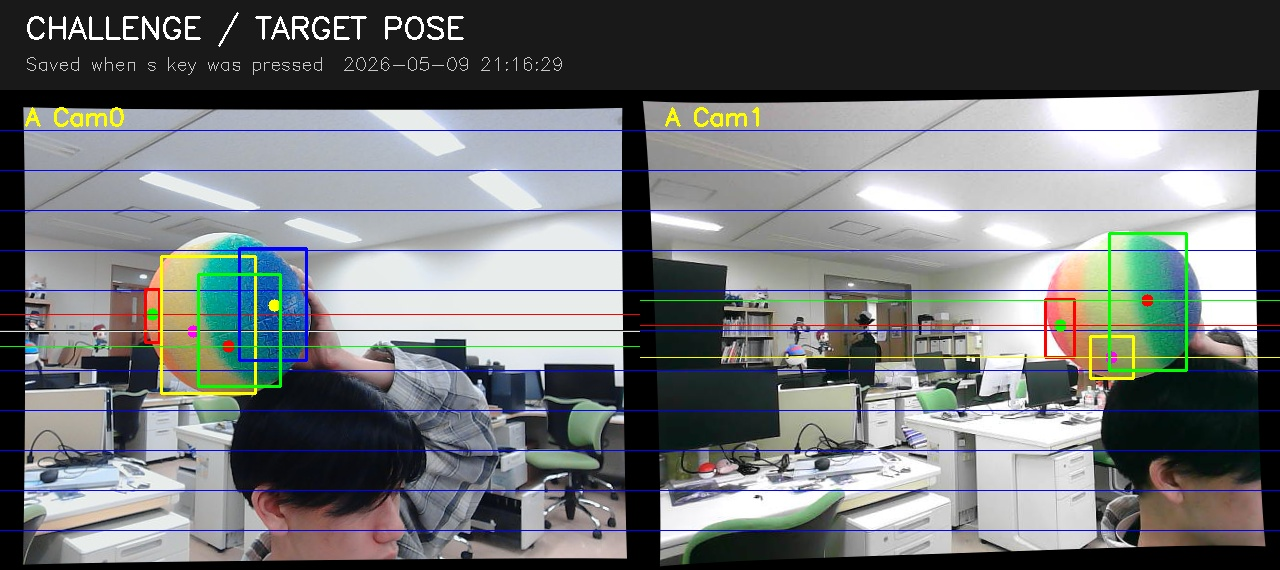
#> input picture pose_photos/session_20260509_211629/challenge_pose_20260509_211629.jpg, 1280 x 570 px
$ python -i green_3d_from_calibration_ver2.py   (imports and definitions only)
#> lines starting #> are read from the running program, lines starting #| are printed output that depends on the picture; after the words box and inside, x2 and y2 are one past the last pixel; in counts of white or black regions, pixels touching at a corner belong together
#> further down, picture is the input picture: shape (570, 1280, 3); mean B, G, R 118.2, 116.7, 113.6
import cv2
import numpy as np

# =========================
# 設定
# =========================
CALIB_FILE = r"calibration_images\calib_20260422_115004\stereo_calibration_result_auto_selected.npz"

CAM0_INDEX = 0   # 例: ノートPC内蔵カメラ or USBカメラ
CAM1_INDEX = 1   # 例: DroidCam / USBカメラ

# 緑のHSV範囲（必要に応じて調整）
LOWER_GREEN = np.array([35, 30, 80])
UPPER_GREEN = np.array([85, 255, 255])

MIN_AREA = 500
DISPLAY_MIRROR = True   # 表示だけ左右反転するか
SHOW_MASK = False       # マスク表示を追加するか

kernel = np.ones((5, 5), np.uint8)


# =========================
# ユーティリティ
# =========================
def detect_green_center(frame):
    """
    緑の最大領域を検出して中心(cx, cy, area)を返す
    見つからなければ None

    戻り値:
        out  : 描画済み画像 (テキストは描画しない)
        mask : 2値マスク
        res  : (cx, cy, area) または None
        msg  : 画面上部に表示するステータス文字列
        color: ステータス文字列の色 (B, G, R)
    """
    hsv = cv2.cvtColor(frame, cv2.COLOR_BGR2HSV)
#> hsv: shape (570, 1280, 3); mean H, S, V 57.1, 44.8, 126.1

    mask = cv2.inRange(hsv, LOWER_GREEN, UPPER_GREEN)
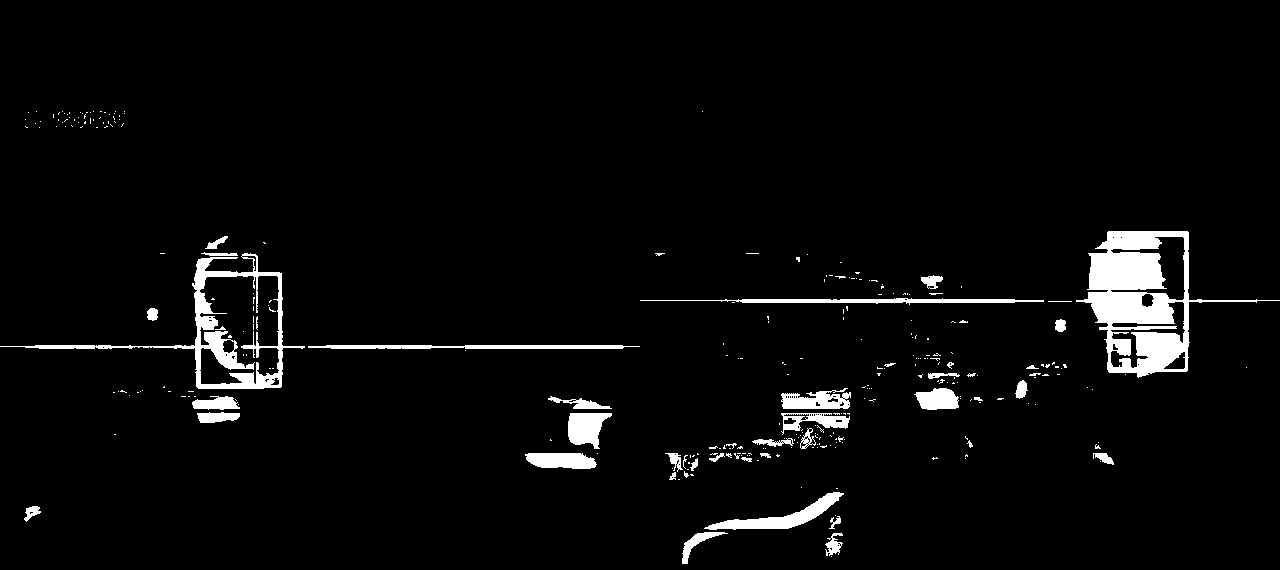
#> mask: shape (570, 1280); 3.8% white; 302 white regions (257 under 20 px), largest, box (x1, y1, x2, y2) and area: (1076, 231, 1280, 378) 9803, (0, 253, 305, 389) 4716, (704, 492, 844, 530) 1513
    mask = cv2.morphologyEx(mask, cv2.MORPH_OPEN, kernel)
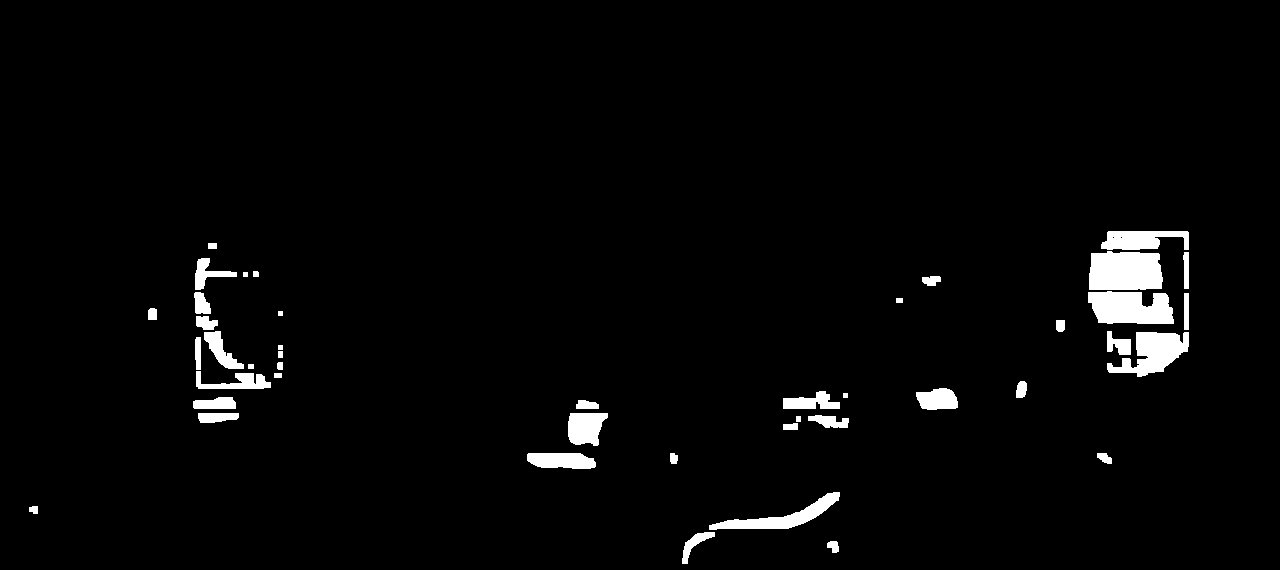
#> mask: shape (570, 1280); 2.7% white; 44 white regions, largest, box (x1, y1, x2, y2) and area: (1089, 251, 1163, 290) 2646, (1088, 291, 1174, 324) 2312, (1107, 332, 1189, 377) 1997
    mask = cv2.morphologyEx(mask, cv2.MORPH_CLOSE, kernel)
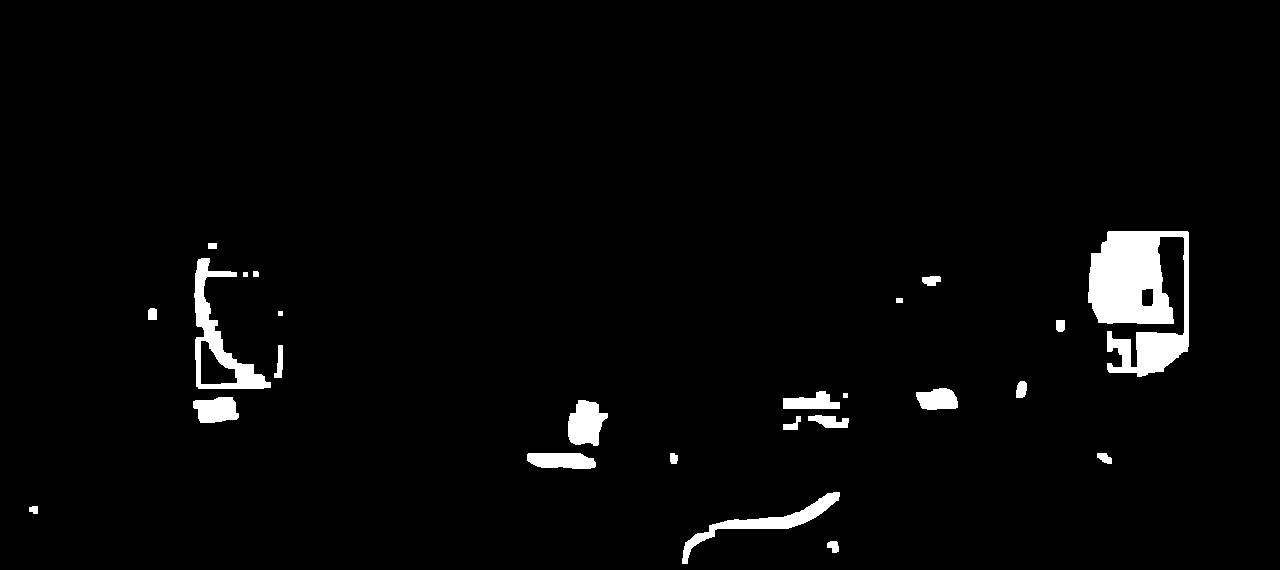
#> mask: shape (570, 1280); 2.8% white; 25 white regions

    contours, _ = cv2.findContours(mask, cv2.RETR_EXTERNAL, cv2.CHAIN_APPROX_SIMPLE)
#> contours = 25 contours, 3 with area under 20; largest, box (x1, y1, x2, y2) and area: (1088, 231, 1189, 377) 9126, (194, 258, 271, 389) 3497, (682, 492, 840, 564) 1674, (568, 400, 608, 446) 1226, (193, 397, 239, 423) 868

    out = frame.copy()

    if not contours:
        return out, mask, None, "GREEN: not found", (0, 0, 255)

    c = max(contours, key=cv2.contourArea)
#> c = contour of 153 points, box (x1, y1, x2, y2) (1088, 231, 1189, 377), area 9126
    area = cv2.contourArea(c)
#> area = 9126.5

    if area < MIN_AREA:
        return out, mask, None, f"GREEN: too small area={int(area)}", (0, 0, 255)

    M = cv2.moments(c)
#> M = moments, m00 9126.5, centre m10/m00, m01/m00 = (1136.7, 297.1)
    if M["m00"] == 0:
        return out, mask, None, "GREEN: invalid moment", (0, 0, 255)

    cx = int(M["m10"] / M["m00"])
#> cx = 1136
    cy = int(M["m01"] / M["m00"])
#> cy = 297

    x, y, w, h = cv2.boundingRect(c)
#> x = 1088; y = 231; w = 101; h = 146
    cv2.rectangle(out, (x, y), (x + w, y + h), (0, 255, 0), 2)
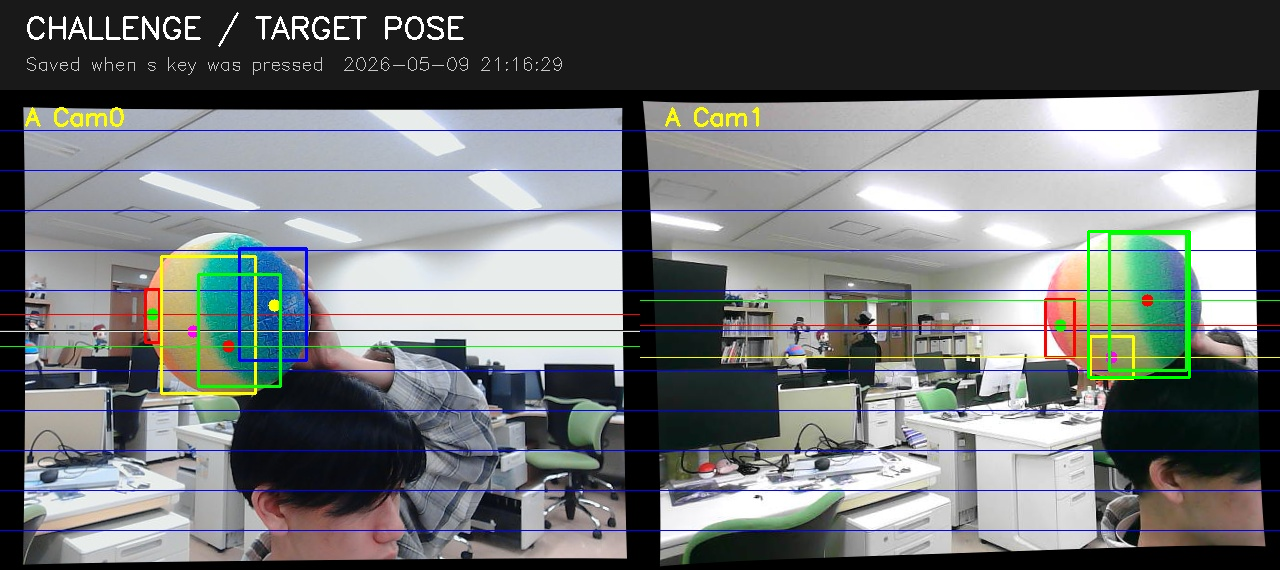
#> out: shape (570, 1280, 3); 0.2% of pixels changed, all inside (x1, y1, x2, y2) = (1087, 230, 1191, 379)
    cv2.circle(out, (cx, cy), 6, (0, 0, 255), -1)
#> out: shape (570, 1280, 3); 0.02% of pixels changed, all inside (x1, y1, x2, y2) = (1130, 291, 1143, 304)

    return out, mask, (cx, cy, int(area)), f"GREEN: ({cx}, {cy}) area={int(area)}", (255, 255, 255)


def draw_horizontal_guides(img, step=40):
    """整列確認用の横ガイド線を描画"""
    out = img.copy()
    h, w = out.shape[:2]
    for y in range(step, h, step):
        cv2.line(out, (0, y), (w - 1, y), (255, 0, 0), 1)
    return out


def maybe_flip_for_display(img, enable=True):
    """表示専用の左右反転"""
    if enable:
        return cv2.flip(img, 1)
    return img


# =========================
# キャリブレーション結果読み込み
# =========================
# [1 line not run here, left out]

# [1 line that did not run here, left out]
# [1 line that did not run here, left out]
# [1 line that did not run here, left out]
# [1 line that did not run here, left out]

# [1 line that did not run here, left out]
# [1 line that did not run here, left out]


# =========================
# カメラ開始
# =========================
# [131 lines not run here, left out]

>>> import cv2
>>> picture = cv2.imread('../pose_photos/session_20260509_211629/challenge_pose_20260509_211629.jpg')
>>> result = detect_green_center(picture)
#> result = 5 items
